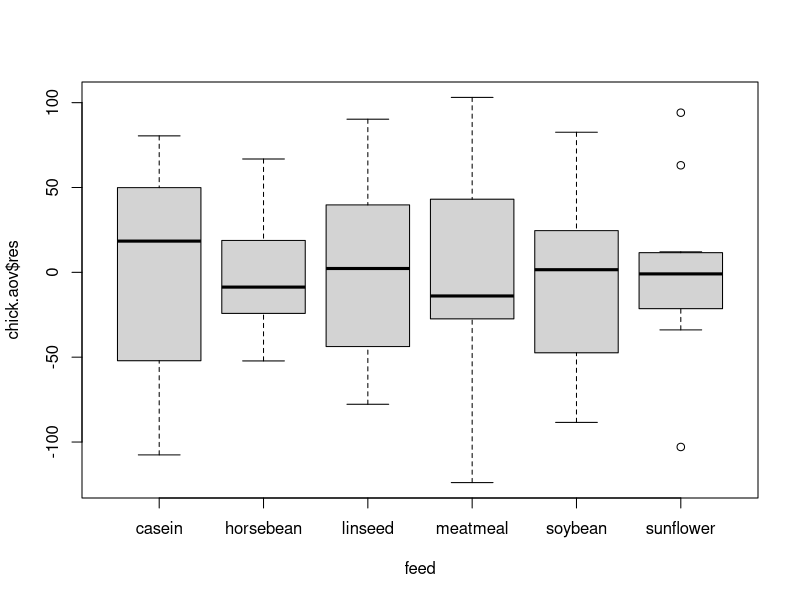

Recreate this plot in R.
attach(chickwts)
head(chickwts)
chick.aov <- aov(weight~feed,data=chickwts)
summary(chick.aov) 
boxplot(chick.aov$res~feed,data=chickwts)
